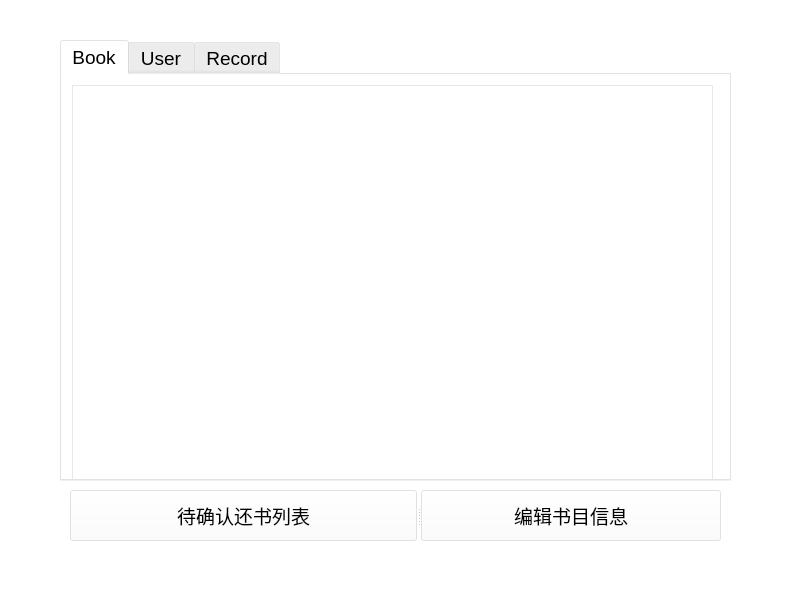
<?xml version="1.0" encoding="UTF-8"?>
<ui version="4.0">
 <class>AdminGui</class>
 <widget class="QMainWindow" name="AdminGui">
  <property name="geometry">
   <rect>
    <x>0</x>
    <y>0</y>
    <width>800</width>
    <height>600</height>
   </rect>
  </property>
  <property name="windowTitle">
   <string>MainWindow</string>
  </property>
  <property name="styleSheet">
   <string notr="true">background-color: rgba(255, 255, 255, 100);</string>
  </property>
  <widget class="QWidget" name="centralwidget">
   <widget class="QSplitter" name="splitter">
    <property name="geometry">
     <rect>
      <x>70</x>
      <y>490</y>
      <width>651</width>
      <height>51</height>
     </rect>
    </property>
    <property name="orientation">
     <enum>Qt::Horizontal</enum>
    </property>
    <widget class="QPushButton" name="pushButton">
     <property name="font">
      <font>
       <pointsize>14</pointsize>
      </font>
     </property>
     <property name="styleSheet">
      <string notr="true">background-color: rgba(255, 255, 255, 100);</string>
     </property>
     <property name="text">
      <string>待确认还书列表</string>
     </property>
    </widget>
    <widget class="QPushButton" name="pushButton_2">
     <property name="font">
      <font>
       <pointsize>14</pointsize>
      </font>
     </property>
     <property name="styleSheet">
      <string notr="true">background-color: rgba(255, 255, 255, 100);</string>
     </property>
     <property name="text">
      <string>编辑书目信息</string>
     </property>
    </widget>
   </widget>
   <widget class="QTabWidget" name="tabWidget">
    <property name="geometry">
     <rect>
      <x>60</x>
      <y>40</y>
      <width>671</width>
      <height>441</height>
     </rect>
    </property>
    <property name="font">
     <font>
      <pointsize>14</pointsize>
     </font>
    </property>
    <property name="styleSheet">
     <string notr="true"/>
    </property>
    <property name="currentIndex">
     <number>0</number>
    </property>
    <widget class="QWidget" name="tab">
     <attribute name="title">
      <string>Book</string>
     </attribute>
     <widget class="QTableView" name="tableView">
      <property name="geometry">
       <rect>
        <x>10</x>
        <y>10</y>
        <width>641</width>
        <height>401</height>
       </rect>
      </property>
      <property name="styleSheet">
       <string notr="true">background-color: rgba(255, 255, 255, 100);</string>
      </property>
     </widget>
    </widget>
    <widget class="QWidget" name="tab_2">
     <attribute name="title">
      <string>User</string>
     </attribute>
     <widget class="QTableView" name="tableView_2">
      <property name="geometry">
       <rect>
        <x>10</x>
        <y>10</y>
        <width>641</width>
        <height>401</height>
       </rect>
      </property>
      <property name="styleSheet">
       <string notr="true">background-color: rgba(255, 255, 255, 100);</string>
      </property>
     </widget>
    </widget>
    <widget class="QWidget" name="tab_3">
     <attribute name="title">
      <string>Record</string>
     </attribute>
     <widget class="QTableView" name="tableView_3">
      <property name="geometry">
       <rect>
        <x>10</x>
        <y>10</y>
        <width>641</width>
        <height>391</height>
       </rect>
      </property>
      <property name="styleSheet">
       <string notr="true">background-color: rgba(255, 255, 255, 100);</string>
      </property>
     </widget>
    </widget>
   </widget>
  </widget>
  <widget class="QMenuBar" name="menubar">
   <property name="geometry">
    <rect>
     <x>0</x>
     <y>0</y>
     <width>800</width>
     <height>19</height>
    </rect>
   </property>
  </widget>
  <widget class="QStatusBar" name="statusbar"/>
 </widget>
 <resources/>
 <connections/>
</ui>
